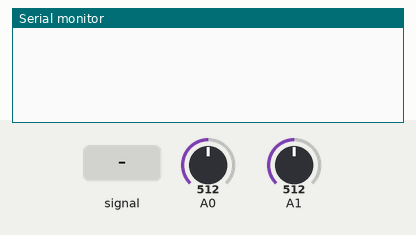
Simulated run of this sketch. Board: Arduino Due. Shown: the last lines printed to the serial monitor. The test bench sets the inputs (shaded band); at power-on: A0 = 512, A1 = 512 (analog values on the 0–1023 scale).

Above: at 1.2 s.
1.3 s: A1 fed a 200 Hz sine of ±81 counts around its level
At 1.74 s:
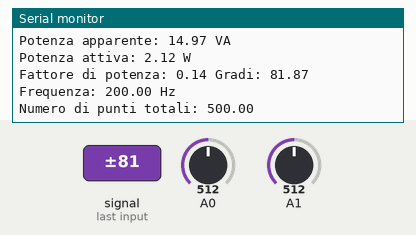
3.0 s: A0 set to 716
At 3.24 s:
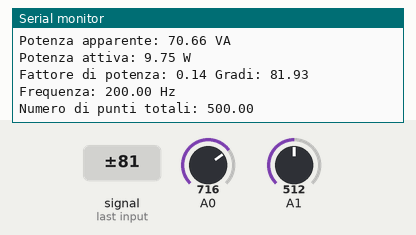
4.5 s: A0 set to 900
At 4.74 s:
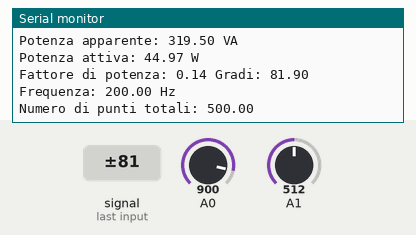
Timing chart, 0 to 7.5 s (numbered marks = the images above; inputs shaded):
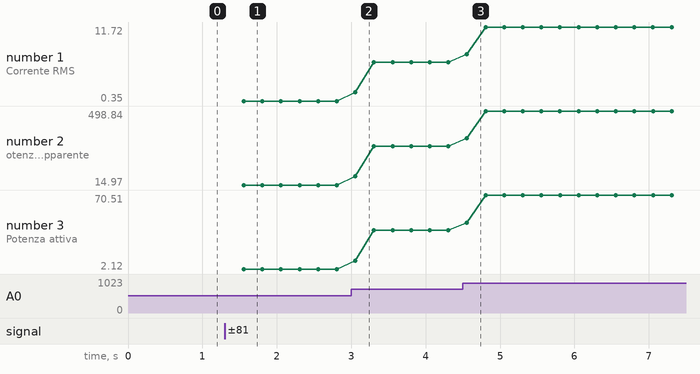

The sketch:

firmware.ino
```cpp
/**
 * Laboratorio di Misure e Diagnostica Industriale, A.A. 2016/2017
 * Modulo II: Progettazione e implementazione di un wattmetro numerico
 *
 * Firmware per Arduino Due
 *
 * Giordano Bernardo A13/854
 * Loffredo Tommaso A13/910
 * Egizio Ivan A13/916
 * Di Spazio Fabio A13/974
 */

#include <DueTimer.h>

// A0 CORRENTE
// A1 TENSIONE

// numero di periodi controllabile
#define NP 50

// frequenza di campionamento a 2kHz
#define FC 2000

// supponiamo l'array di appoggio con una dimensione sufficiente
// per memorizzare i valori delle letture su almeno due periodi
#define DIMENSIONE_MAX 100

// valori di fondo scala di arduino
#define VFS 3.3
#define NMAX 4095

// valori delle costanti k1 e k2
#define K2_TENSIONE 0.49212
#define K1_TENSIONE 0.43894
#define K1_CORRENTE 0.22002
#define K2_CORRENTE 0.4884

// variabili globali
int memoria_tensione[DIMENSIONE_MAX];
int memoria_corrente[DIMENSIONE_MAX];
int primoIndice = 0;
int secondoIndice = 0;
int nEventiDiTrigger = 0;

bool HALF_BUFFER = false;
bool FULL_BUFFER = false;
bool primoElemento = true;

// definisco delle variabili di appoggio che mi serviranno per memorizzare
// in locale i valori e usarli in caso di evento di trigger rilevato
double appoggioPrecedenteTensione = 0;
double appoggioSuccessivoTensione = 0;
double appoggioPrecedenteCorrente = 0;
double appoggioSuccessivoCorrente = 0;

int contatorePeriodi = 0;

// definisco variabili di appoggio globali che mi serviranno al momento della media su NP periodi
double appoggioFrequenza = 0;
double appoggioPotenzaAttiva = 0;
double appoggioTensioneRMS = 0;
double appoggioCorrenteRMS = 0;
double appoggioPotenzaApparente = 0;
double appoggioFattorePotenza = 0;

/**
 * @brief Funzione per convertire un valore numero in tensione
 * @param valore numerico da convertire
 * @return valore di tensione tra 0 e 3.3V
 */
double numerico2tensione(int num) {
  return VFS*num/NMAX;
}

/**
 * @brief Funzione per rilevare un evento di trigger
 * @param campione precedente (x-1)
 * @param valore successivo (x)
 * @return booleano
 */
bool trigger(double precedente, double successivo) {
  return precedente*successivo < 0 && precedente <= 0;
}

/**
 * Handler associato al timer
 */
void getVI() {
  // effettuo la lettura dei valori dagli ingressi analogici
  int corrente = analogRead(A0);
  int tensione = analogRead(A1);

  if (primoElemento) {
    // se sto rilevando il primissimo elemento dall'analogRead, metto direttamente il valore nell'appoggio successivo
    appoggioSuccessivoTensione = tensione;
    appoggioSuccessivoCorrente = corrente;
    primoElemento = false;
  } else {
    // ho già un valore relativo alla precedente chiamata dell'handler
    // porto i vecchi new negli old
    appoggioPrecedenteTensione = appoggioSuccessivoTensione;
    appoggioPrecedenteCorrente = appoggioSuccessivoCorrente;
    // nei new metto i valori appena letti
    appoggioSuccessivoTensione = tensione;
    appoggioSuccessivoCorrente = corrente;

    bool eventoDiTrigger = trigger(numerico2tensione(appoggioPrecedenteTensione) - VFS/2, numerico2tensione(appoggioSuccessivoTensione) - VFS/2);

    // aumento il contatore degli eventi di trigger in caso di evento rilevato
    if (eventoDiTrigger) {
      nEventiDiTrigger++;
    }

    // se non si sono ancora verificati eventi di trigger non faccio nulla e ritorno
    if (nEventiDiTrigger == 0)
      return;

    // Se il numero di eventi di trigger è pari (e diverso da zero, per la condizione precedente),
    // significa che abbiamo completato il riempimento della prima metà del buffer.
    // Se invece esso diventa dispari (ma non 1), abbiamo completato il
    // riempimento della seconda metà del buffer.
    if (eventoDiTrigger) {
      if (nEventiDiTrigger % 2 == 0)
        HALF_BUFFER = true;
      else if (nEventiDiTrigger != 1)
        FULL_BUFFER = true;
    }

    if (!HALF_BUFFER && nEventiDiTrigger % 2 == 1) {
      memoria_tensione[primoIndice] = appoggioSuccessivoTensione;
      memoria_corrente[primoIndice] = appoggioSuccessivoCorrente;
      primoIndice++;
    }

    else if (!FULL_BUFFER && nEventiDiTrigger % 2 == 0) {
      int offset = DIMENSIONE_MAX/2;

      memoria_tensione[secondoIndice + offset] = appoggioSuccessivoTensione;
      memoria_corrente[secondoIndice + offset] = appoggioSuccessivoCorrente;
      secondoIndice++;
    }
  }
}

void setup() {
  Serial.begin(115200);
  analogReadResolution(12);
  Timer3.attachInterrupt(getVI);
  Timer3.start(500);

  // pulisco i buffer di tensione e corrente in fase di inizializzazione
  memset(memoria_tensione, 0, DIMENSIONE_MAX);
  memset(memoria_corrente, 0, DIMENSIONE_MAX);
}

/**
 * @brief Calcolo del valore efficace di tensione
 * @param vero se il periodo del segnale è memorizzato nella prima metà del buffer, falso se nella seconda metà del buffer
 * @param numero di campioni nel periodo
 * @return valore efficace di tensione che comprende il prodotto per il fattore 100 introdotto dal trasduttore di tensione
 */
double v_rms(bool isPrimaMeta, int n) {
  double tmp_rms = 0;

  for (int offset = isPrimaMeta ? 0 : DIMENSIONE_MAX/2, i = offset; i < n + offset; i++) {
    double valore = (numerico2tensione(memoria_tensione[i]) - K2_TENSIONE*VFS)/K1_TENSIONE;
    tmp_rms += valore*valore;
  }

  tmp_rms = sqrt(tmp_rms/n);

  // restituisco il valore rms che abbiamo all'ingresso del trasduttore di tensione
  return tmp_rms * 100;
}

/**
 * @brief Calcolo del valore efficace di corrente
 * @param vero se il periodo del segnale è memorizzato nella prima metà del buffer, falso se nella seconda metà del buffer
 * @param numero di campioni nel periodo
 * @return valore efficace di corrente che comprende il prodotto per il fattore 2 introdotto dal trasduttore di corrente
 */
double i_rms(bool isPrimaMeta, int n) {
  double tmp_rms = 0;

  for (int offset = isPrimaMeta ? 0 : DIMENSIONE_MAX/2, i = offset; i < n + offset; i++) {
    double valore = (numerico2tensione(memoria_corrente[i]) - K2_CORRENTE*VFS)/K1_CORRENTE;
    tmp_rms += valore*valore;
  }

  tmp_rms = sqrt(tmp_rms/n);

  // restituisco il valore rms che abbiamo all'ingresso del trasduttore di corrente
  return tmp_rms * 2;
}

/**
 * @brief Calcolo della potenza attiva
 * @param vero se il periodo del segnale è memorizzato nella prima metà del buffer, falso se nella seconda metà del buffer
 * @param numero di campioni nel periodo
 * @return potenza attiva del segnale
 */
double potenza_attiva(bool isPrimaMeta, int n) {
	double tmp_pot = 0;

	for (int offset = isPrimaMeta ? 0 : DIMENSIONE_MAX/2, i = offset; i < n + offset; i++) {
		double ik = (numerico2tensione(memoria_corrente[i]) - K2_CORRENTE*VFS)/K1_CORRENTE * 2;
		double vk = (numerico2tensione(memoria_tensione[i]) - K2_TENSIONE*VFS)/K1_TENSIONE * 100;
		tmp_pot += vk*ik;
	}

	return tmp_pot / n;
}

/**
 * @brief stampa dei risultati su monitor seriale
 */
void stampa() {
  if (contatorePeriodi == NP) {
    Serial.print("\n\n\n\nTensione RMS: ");
    Serial.print(appoggioTensioneRMS / NP);
    Serial.println(" V");
    Serial.print("Corrente RMS: ");
    Serial.print(appoggioCorrenteRMS / NP);
    Serial.println(" A");
    Serial.print("Potenza apparente: ");
    Serial.print(appoggioPotenzaApparente / NP);
    Serial.println(" VA");
    Serial.print("Potenza attiva: ");
    Serial.print(appoggioPotenzaAttiva / NP);
    Serial.println(" W");
    Serial.print("Fattore di potenza: ");
    Serial.print(appoggioFattorePotenza / NP);
    Serial.print(" Gradi: ");
    Serial.println(acos(appoggioFattorePotenza / NP)*180/PI);
    Serial.print("Frequenza: ");
    Serial.print((FC / appoggioFrequenza) * NP);
    Serial.println(" Hz");
    Serial.print("Numero di punti totali: ");
    Serial.println(appoggioFrequenza);

    appoggioPotenzaAttiva = 0;
    appoggioPotenzaApparente = 0;
    appoggioFattorePotenza = 0;
    appoggioTensioneRMS = 0;
    appoggioCorrenteRMS = 0;
    appoggioFrequenza = 0;
    contatorePeriodi = 0;
  }
}

/**
 * Ciclo della CPU. E' l'unico che ha la facoltà di settare a false le flag di HALF_BUFFER e FULL_BUFFER
 */
void loop() {
  if (HALF_BUFFER) {
    double veff = v_rms(true, primoIndice);
    double ieff = i_rms(true, primoIndice);
    double potapp = veff*ieff;
    double potatt = potenza_attiva(true, primoIndice);

    appoggioCorrenteRMS += ieff;
    appoggioTensioneRMS += veff;
    appoggioPotenzaAttiva += potatt;
    appoggioPotenzaApparente += potapp;
    appoggioFattorePotenza += potatt/potapp;
    appoggioFrequenza += primoIndice;

    contatorePeriodi++;
    stampa();

    primoIndice = 0;
    HALF_BUFFER = false;
  }

  else if (FULL_BUFFER) {
    double veff = v_rms(false, secondoIndice);
    double ieff = i_rms(false, secondoIndice);
    double potapp = veff*ieff;
    double potatt = potenza_attiva(false, secondoIndice);

    appoggioCorrenteRMS += ieff;
    appoggioTensioneRMS += veff;
    appoggioPotenzaAttiva += potatt;
    appoggioPotenzaApparente += potapp;
    appoggioFattorePotenza += potatt/potapp;
    appoggioFrequenza += secondoIndice;

    contatorePeriodi++;
    stampa();

    secondoIndice = 0;
    FULL_BUFFER = false;
  }
}
```

Measured:
- after the input at 1.3 s, the serial monitor: prints a new line after 0.26 s (image 1)
- after the input at 3.0 s, the serial monitor: prints a new line after 0.06 s (image 2)
- after the input at 4.5 s, the serial monitor: prints a new line after 0.06 s (image 3)
- plotted number 1: 0.35 → 6.33 after the input at 3.0 s, 6.33 → 11.72 after the input at 4.5 s
- plotted number 2: 14.97 → 269.37 after the input at 3.0 s, 269.37 → 498.84 after the input at 4.5 s
- plotted number 3: 2.12 → 38.08 after the input at 3.0 s, 38.08 → 70.51 after the input at 4.5 s
